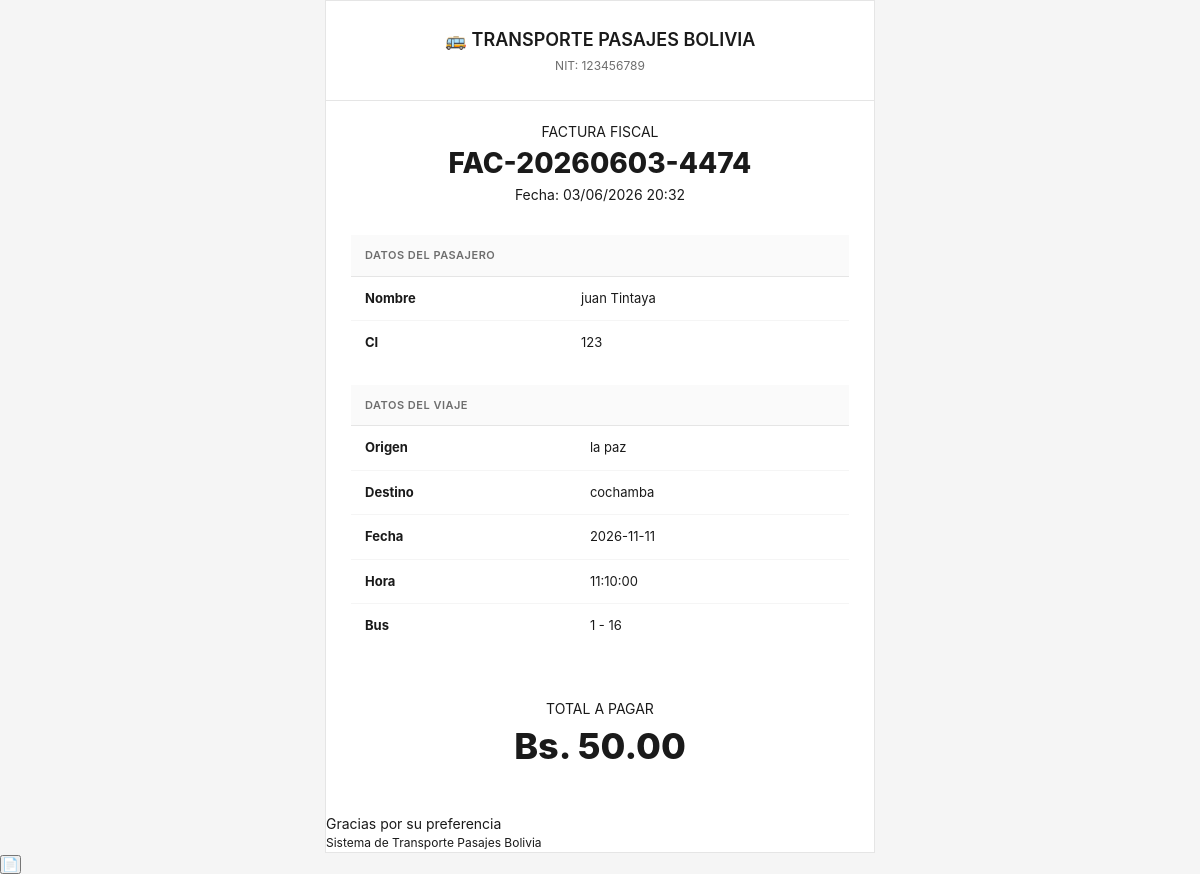
/facturas/detalle/2, run on the app's committed database.
### app/models/factura.py (models this page shows)
class Factura(db.Model):
    __tablename__ = 'facturas'
    id_factura = db.Column(db.Integer, primary_key=True)
    nro_factura = db.Column(db.String(20), unique=True, nullable=False)
    fecha_emision = db.Column(db.DateTime, default=db.func.current_timestamp())
    total = db.Column(db.Numeric(10, 2), nullable=False)
    id_venta = db.Column(db.Integer, db.ForeignKey('ventas.id_venta'), unique=True, nullable=False)

### app/models/pasajero.py (models this page shows)
class Pasajero(db.Model):
    __tablename__ = 'pasajeros'
    id_pasajero = db.Column(db.Integer, primary_key=True)
    ci = db.Column(db.String(15), unique=True, nullable=False)
    nombres = db.Column(db.String(100), nullable=False)
    apellidos = db.Column(db.String(100), nullable=False)
    telefono = db.Column(db.String(20), nullable=True)

### app/models/viaje.py (models this page shows)
class Viaje(db.Model):
    __tablename__ = 'viajes'
    id_viaje = db.Column(db.Integer, primary_key=True)
    origen = db.Column(db.String(50), nullable=False)
    destino = db.Column(db.String(50), nullable=False)
    fecha_viaje = db.Column(db.Date, nullable=False)
    hora_salida = db.Column(db.Time, nullable=False)
    id_bus = db.Column(db.Integer, db.ForeignKey('buses.id_bus'), nullable=False)
    id_chofer = db.Column(db.Integer, db.ForeignKey('choferes.id_chofer'), nullable=False)
    bus_obj = db.relationship('Bus', foreign_keys=[id_bus])
    chofer_obj = db.relationship('Chofer', foreign_keys=[id_chofer])

### app/models/asiento.py (models this page shows)
class Asiento(db.Model):
    __tablename__ = 'asientos'
    id_asiento = db.Column(db.Integer, primary_key=True)
    numero = db.Column(db.String(10), nullable=False)
    id_bus = db.Column(db.Integer, db.ForeignKey('buses.id_bus'), nullable=False)
    bus_obj = db.relationship('Bus', back_populates='asientos')

### app/routes/facturas.py (the view)
@bp.route('/detalle/<int:id_venta>')
def detalle(id_venta):
    venta = Venta.query.get_or_404(id_venta)
    factura = factura_service.obtener_factura_por_venta(id_venta)
    return render_template('facturas/detalle.html', venta=venta, factura=factura)

### app/services/factura_service.py (called while the page is built)
def obtener_factura_por_venta(id_venta):
    return Factura.query.filter_by(id_venta=id_venta).first()

### app/templates/facturas/detalle.html (shortened to what this page needs)
<!DOCTYPE html>
<html lang="es">
<head>
    <link rel="stylesheet" href="{{ url_for('static', filename='css/style.css') }}">
</head>
<body>
    <div class="factura" id="factura-content">
        <div class="factura-header">
            <h2>🚌 TRANSPORTE PASAJES BOLIVIA</h2>
            <p>NIT: 123456789</p>
        </div>
        <div class="factura-body">
            <div style="text-align: center; margin-bottom: 30px;">
                <p style="font-size: 14px; color: var(--gris-500);">FACTURA FISCAL</p>
                <h3 style="font-size: 28px; font-weight: 800; color: var(--azul-principal);">{{ factura.nro_factura }}</h3>
                <p style="font-size: 14px;">Fecha: {{ factura.fecha_emision.strftime('%d/%m/%Y %H:%M') }}</p>
            </div>
            <table class="table">
                <tr>
                    <th colspan="2">DATOS DEL PASAJERO</th>
                </tr>
                <tr>
                    <td><strong>Nombre</strong></td>
                    <td>{{ venta.pasajero.nombres }} {{ venta.pasajero.apellidos }}</td>
                </tr>
                <tr>
                    <td><strong>CI</strong></td>
                    <td>{{ venta.pasajero.ci }}</td>
                </tr>
            </table>
            <table class="table" style="margin-top: 20px;">
                <tr>
                    <th colspan="2">DATOS DEL VIAJE</th>
                </tr>
                <tr>
                    <td><strong>Origen</strong></td>
                    <td>{{ venta.viaje.origen }}</td>
                </tr>
                <tr>
                    <td><strong>Destino</strong></td>
                    <td>{{ venta.viaje.destino }}</td>
                </tr>
                <tr>
                    <td><strong>Fecha</strong></td>
                    <td>{{ venta.viaje.fecha_viaje }}</td>
                </tr>
                <tr>
                    <td><strong>Hora</strong></td>
                    <td>{{ venta.viaje.hora_salida }}</td>
                </tr>
                <tr>
                    <td><strong>Bus</strong></td>
                    <td>{{ venta.viaje.id_bus }} - {{ venta.asiento.numero }}</td>
                </tr>
            </table>
            <div style="text-align: center; margin-top: 30px; padding: 20px; background: var(--gris-50); border-radius: 10px;">
                <p style="font-size: 14px; color: var(--gris-500);">TOTAL A PAGAR</p>
                <p style="font-size: 36px; font-weight: 800; color: var(--azul-principal);">Bs. {{ factura.total }}</p>
            </div>
        </div>
        <div class="factura-footer">
            <p>Gracias por su preferencia</p>
            <p style="font-size: 12px;">Sistema de Transporte Pasajes Bolivia</p>
        </div>
    </div>
    <button onclick="generarPDF()" class="btn-pdf" title="Descargar PDF">📄</button>
</body>
</html>

### app/static/css/style.css (style rules this page uses)
:root { --primary: #0066ff; --primary-dark: #0052cc; --primary-light: #3385ff; --success: #00a86b; --warning: #e6a700; --danger: #d93025; --dark: #1a1a1a; --dark-secondary: #333333; --gray-900: #1f1f1f; --gray-700: #4a4a4a; --gray-500: #6e6e6e; --gray-400: #8c8c8c; --gray-300: #c2c2c2; --gray-200: #e5e5e5; --gray-100: #f5f5f5; --gray-50: #fafafa; --white: #ffffff; }
* { box-sizing: border-box; margin: 0; padding: 0; }
body { font-family: -apple-system, BlinkMacSystemFont, 'Segoe UI', Roboto, sans-serif; background-color: var(--gray-100); color: var(--dark); font-size: 14px; line-height: 1.5; }
.table { width: 100%; border-collapse: collapse; }
.table th { padding: 12px 14px; text-align: left; font-size: 11px; font-weight: 600; color: var(--gray-500); text-transform: uppercase; letter-spacing: 0.5px; background: var(--gray-50); border-bottom: 1px solid var(--gray-200); }
.table td { padding: 12px 14px; border-bottom: 1px solid var(--gray-100); font-size: 13px; }
.table tr:last-child td { border-bottom: none; }
.factura { background: var(--white); max-width: 550px; margin: 0 auto; border: 1px solid var(--gray-200); }
.factura-header { padding: 25px; text-align: center; border-bottom: 1px solid var(--gray-200); }
.factura-header h2 { font-size: 18px; font-weight: 600; color: var(--dark); }
.factura-header p { font-size: 12px; color: var(--gray-500); margin-top: 4px; }
.factura-body { padding: 20px 25px; }

### data on the page
Factura: nro_factura "FAC-20260603-4474", fecha_emision "03/06/2026 20:32", total "50.00"
Pasajero: pasajero.nombres "juan", pasajero.apellidos "Tintaya", pasajero.ci "123"
Viaje: viaje.origen "la paz", viaje.destino "cochamba", viaje.fecha_viaje "2026-11-11", viaje.hora_salida "11:10:00", viaje.id_bus "1"
Asiento: asiento.numero "16"
